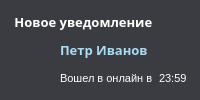
       <widget class="QWidget" name="Notification_7" native="true">
        <property name="styleSheet">
         <string notr="true">background-color: rgb(59, 60, 65)</string>
        </property>
        <layout class="QGridLayout" name="gridLayout_8">
         <item row="2" column="2">
          <widget class="QLabel" name="time_11">
           <property name="styleSheet">
            <string notr="true">font-size: 11px;
font-family: semi bold &quot;Tahoma&quot;;
font-style: semi bold;
color: rgb(255, 255, 255)</string>
           </property>
           <property name="text">
            <string>23:59</string>
           </property>
          </widget>
         </item>
         <item row="1" column="0" rowspan="2">
          <widget class="QLabel" name="n_Photo_7">
           <property name="minimumSize">
            <size>
             <width>43</width>
             <height>43</height>
            </size>
           </property>
           <property name="text">
            <string/>
           </property>
           <property name="pixmap">
            <pixmap resource="build/img.qrc">:/new/img/iconwithoutphoto.png</pixmap>
           </property>
          </widget>
         </item>
         <item row="2" column="1">
          <widget class="QLabel" name="online_At_11">
           <property name="styleSheet">
            <string notr="true">font-size: 11px;
font-family: semi bold &quot;Tahoma&quot;;
font-style: semi bold;
color: rgb(255, 255, 255)</string>
           </property>
           <property name="text">
            <string>Вошел в онлайн в</string>
           </property>
          </widget>
         </item>
         <item row="0" column="0" colspan="3">
          <widget class="QLabel" name="new_Notification_11">
           <property name="font">
            <font>
             <family>semi 12 Tahoma</family>
             <pointsize>-1</pointsize>
             <weight>75</weight>
             <bold>true</bold>
            </font>
           </property>
           <property name="styleSheet">
            <string notr="true">font-size: 13px;
font-family: semi bold &quot;Tahoma&quot;;
font-style: semi bold;
color: rgb(255, 255, 255)</string>
           </property>
           <property name="text">
            <string> Новое уведомление</string>
           </property>
          </widget>
         </item>
         <item row="1" column="1" colspan="2">
          <widget class="QLabel" name="n_Name_7">
           <property name="font">
            <font>
             <family>semi 12 Tahoma</family>
             <pointsize>-1</pointsize>
             <weight>75</weight>
             <bold>true</bold>
            </font>
           </property>
           <property name="styleSheet">
            <string notr="true">font-size: 13px;
font-family: semi bold &quot;Tahoma&quot;;
font-style: semi bold;
color: rgb(169, 219, 243)</string>
           </property>
           <property name="text">
            <string>Петр Иванов</string>
           </property>
          </widget>
         </item>
        </layout>
       </widget>
